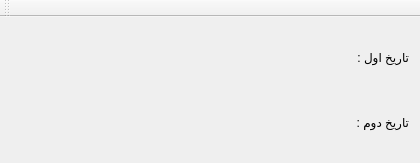
<?xml version="1.0" encoding="UTF-8"?>
<ui version="4.0">
 <class>MainWindow</class>
 <widget class="QMainWindow" name="MainWindow">
  <property name="geometry">
   <rect>
    <x>0</x>
    <y>0</y>
    <width>420</width>
    <height>163</height>
   </rect>
  </property>
  <property name="windowTitle">
   <string>MainWindow</string>
  </property>
  <widget class="QWidget" name="centralWidget">
   <layout class="QVBoxLayout" name="verticalLayout">
    <item>
     <layout class="QHBoxLayout" name="horizontalLayout_2">
      <item>
       <widget class="QPersianDateTimeInput" name="widget" native="true">
        <property name="sizePolicy">
         <sizepolicy hsizetype="MinimumExpanding" vsizetype="Preferred">
          <horstretch>0</horstretch>
          <verstretch>0</verstretch>
         </sizepolicy>
        </property>
       </widget>
      </item>
      <item>
       <widget class="QLabel" name="label">
        <property name="text">
         <string>تاریخ اول :</string>
        </property>
       </widget>
      </item>
     </layout>
    </item>
    <item>
     <layout class="QHBoxLayout" name="horizontalLayout">
      <item>
       <widget class="QPersianDateTimeInput" name="widget_2" native="true">
        <property name="sizePolicy">
         <sizepolicy hsizetype="MinimumExpanding" vsizetype="Preferred">
          <horstretch>0</horstretch>
          <verstretch>0</verstretch>
         </sizepolicy>
        </property>
       </widget>
      </item>
      <item>
       <widget class="QLabel" name="label_2">
        <property name="text">
         <string>تاریخ دوم :</string>
        </property>
       </widget>
      </item>
     </layout>
    </item>
   </layout>
  </widget>
  <widget class="QMenuBar" name="menuBar">
   <property name="geometry">
    <rect>
     <x>0</x>
     <y>0</y>
     <width>420</width>
     <height>21</height>
    </rect>
   </property>
  </widget>
  <widget class="QToolBar" name="mainToolBar">
   <attribute name="toolBarArea">
    <enum>TopToolBarArea</enum>
   </attribute>
   <attribute name="toolBarBreak">
    <bool>false</bool>
   </attribute>
  </widget>
 </widget>
 <layoutdefault spacing="6" margin="11"/>
 <customwidgets>
  <customwidget>
   <class>QPersianDateTimeInput</class>
   <extends>QWidget</extends>
   <header>qpersiandatetimeinput.h</header>
   <container>1</container>
  </customwidget>
 </customwidgets>
 <resources/>
 <connections/>
</ui>
